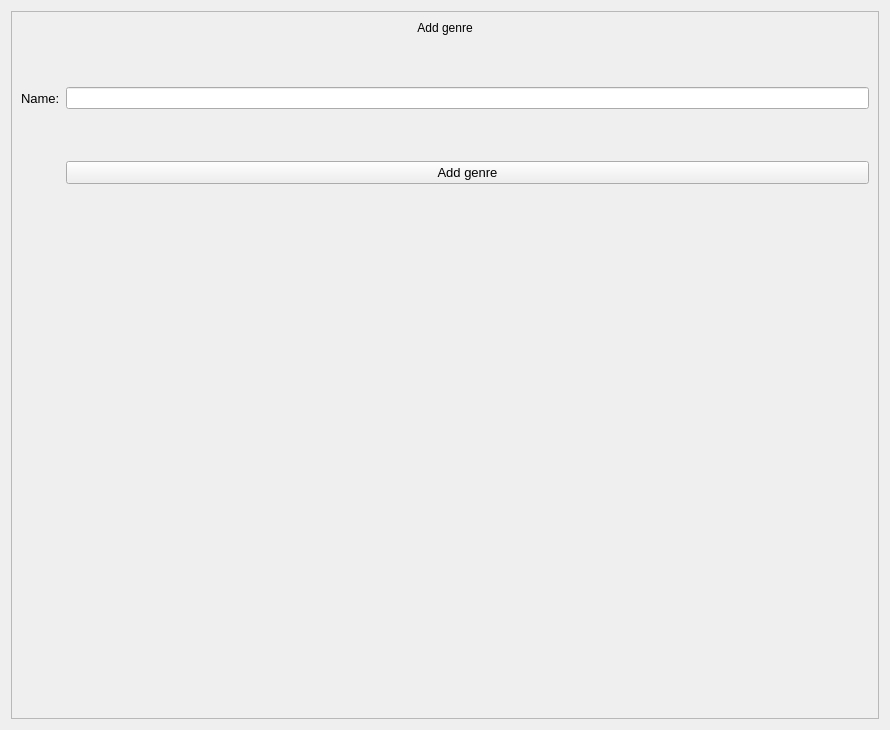
<?xml version="1.0" encoding="UTF-8"?>
<ui version="4.0">
 <class>addGenre_window</class>
 <widget class="QWidget" name="addGenre_window">
  <property name="geometry">
   <rect>
    <x>0</x>
    <y>0</y>
    <width>890</width>
    <height>730</height>
   </rect>
  </property>
  <property name="windowTitle">
   <string>Form</string>
  </property>
  <property name="styleSheet">
   <string notr="true">QLabel#addCategory_label {
	background-color: green;
}</string>
  </property>
  <layout class="QVBoxLayout" name="verticalLayout">
   <item>
    <widget class="QFrame" name="frame">
     <property name="font">
      <font>
       <pointsize>14</pointsize>
      </font>
     </property>
     <property name="frameShape">
      <enum>QFrame::StyledPanel</enum>
     </property>
     <property name="frameShadow">
      <enum>QFrame::Raised</enum>
     </property>
     <layout class="QFormLayout" name="formLayout">
      <item row="2" column="0">
       <widget class="QLabel" name="genreName_label">
        <property name="font">
         <font>
          <pointsize>10</pointsize>
          <weight>50</weight>
          <bold>false</bold>
         </font>
        </property>
        <property name="text">
         <string>Name:</string>
        </property>
       </widget>
      </item>
      <item row="2" column="1">
       <widget class="QLineEdit" name="genreName_lineEdit"/>
      </item>
      <item row="4" column="1">
       <widget class="QPushButton" name="addGenre_button">
        <property name="font">
         <font>
          <pointsize>10</pointsize>
         </font>
        </property>
        <property name="text">
         <string>Add genre</string>
        </property>
       </widget>
      </item>
      <item row="0" column="0" colspan="2">
       <widget class="QLabel" name="label">
        <property name="text">
         <string>Add genre</string>
        </property>
        <property name="alignment">
         <set>Qt::AlignCenter</set>
        </property>
       </widget>
      </item>
      <item row="1" column="0" colspan="2">
       <spacer name="verticalSpacer_2">
        <property name="orientation">
         <enum>Qt::Vertical</enum>
        </property>
        <property name="sizeType">
         <enum>QSizePolicy::Preferred</enum>
        </property>
        <property name="sizeHint" stdset="0">
         <size>
          <width>20</width>
          <height>40</height>
         </size>
        </property>
       </spacer>
      </item>
      <item row="3" column="0" colspan="2">
       <spacer name="verticalSpacer">
        <property name="orientation">
         <enum>Qt::Vertical</enum>
        </property>
        <property name="sizeType">
         <enum>QSizePolicy::Preferred</enum>
        </property>
        <property name="sizeHint" stdset="0">
         <size>
          <width>20</width>
          <height>40</height>
         </size>
        </property>
       </spacer>
      </item>
     </layout>
    </widget>
   </item>
  </layout>
 </widget>
 <resources/>
 <connections/>
</ui>
